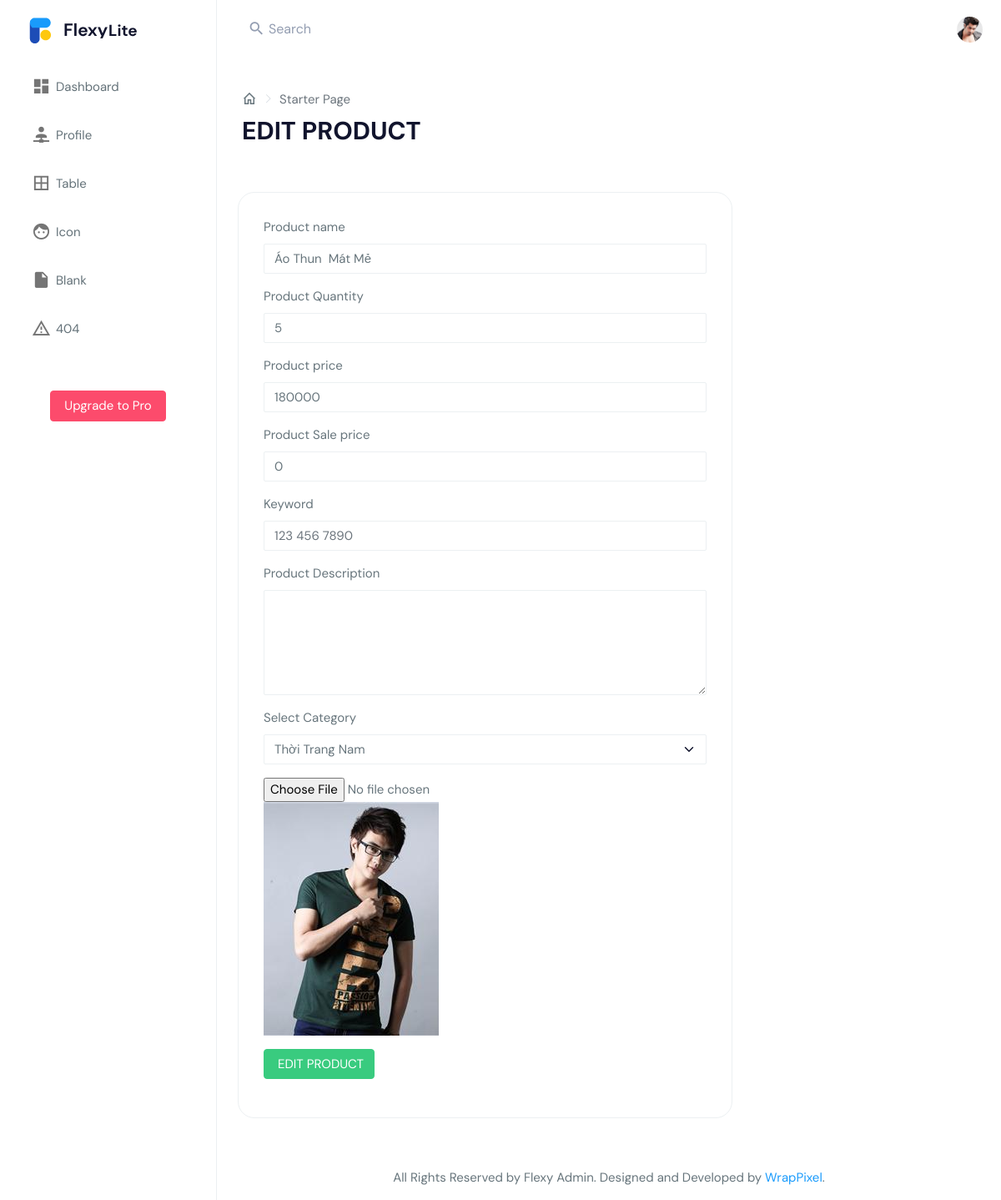
Screenshot of /add-product.php?id=1 with the database file from the repository.
### tables this page shows
CREATE TABLE `products` (
  `id` int(11) NOT NULL,
  `name` varchar(255) NOT NULL,
  `category_id` int(11) NOT NULL,
  `image` varchar(255) NOT NULL,
  `description` text NOT NULL,
  `price` float NOT NULL,
  `saleprice` float NOT NULL,
  `created` date NOT NULL,
  `quantity` int(11) NOT NULL,
  `keyword` varchar(45) DEFAULT NULL,
  `status` int(11) DEFAULT NULL
);

### html/Create_object.php (called while the page is built)
<?php
include "../php/Class_database.php";
$Process = new Process_product();

### html/add-product.php (the view, shortened to what this page needs)
<!DOCTYPE html>
<html dir="ltr" lang="en">
<?php
require_once "./Create_object.php";
if (isset($_GET["id"])) $id = $_GET["id"];
else $id = -1;
?>
<head>
    <link href="../dist/css/style.min.css" rel="stylesheet">
</head>
<body>
    <div id="main-wrapper" data-layout="vertical" data-navbarbg="skin5" data-sidebartype="full"
        data-sidebar-position="absolute" data-header-position="absolute" data-boxed-layout="full">
        <header class="topbar" data-navbarbg="skin6">
            <nav class="navbar top-navbar navbar-expand-md navbar-light">
                <div class="navbar-header" data-logobg="skin6">
                    <a class="navbar-brand" href="index.php">
                        <b class="logo-icon">
                            <img src="../assets/images/logo-icon.png" alt="homepage" class="dark-logo" />
                        </b>
                        <span class="logo-text">
                            <img src="../assets/images/logo-text.png" alt="homepage" class="dark-logo" />
                        </span>
                    </a>
                </div>
                <div class="navbar-collapse collapse" id="navbarSupportedContent" data-navbarbg="skin5">
                    <ul class="navbar-nav float-start me-auto">
                        <li class="nav-item search-box"> <a class="nav-link waves-effect waves-dark"
                                href="javascript:void(0)"><i class="mdi mdi-magnify me-1"></i> <span
                                    class="font-16">Search</span></a>
                        </li>
                    </ul>
                    <ul class="navbar-nav float-end">
                        <li class="nav-item dropdown">
                            <a class="nav-link dropdown-toggle text-muted waves-effect waves-dark pro-pic" href="#"
                                id="navbarDropdown" role="button" data-bs-toggle="dropdown" aria-expanded="false">
                                <img src="../assets/images/users/profile.png" alt="user" class="rounded-circle"
                                    width="31">
                            </a>
                        </li>
                    </ul>
                </div>
            </nav>
        </header>
        <aside class="left-sidebar" data-sidebarbg="skin6">
            <div class="scroll-sidebar">
                <nav class="sidebar-nav">
                    <ul id="sidebarnav">
                        <li class="sidebar-item"> <a class="sidebar-link waves-effect waves-dark sidebar-link"
                                href="index.php" aria-expanded="false"><i class="mdi mdi-view-dashboard"></i><span
                                    class="hide-menu">Dashboard</span></a></li>
                        <li class="sidebar-item"> <a class="sidebar-link waves-effect waves-dark sidebar-link"
                                href="pages-profile.html" aria-expanded="false"><i
                                    class="mdi mdi-account-network"></i><span class="hide-menu">Profile</span></a></li>
                        <li class="sidebar-item"> <a class="sidebar-link waves-effect waves-dark sidebar-link"
                                href="table-basic.html" aria-expanded="false"><i class="mdi mdi-border-all"></i><span
                                    class="hide-menu">Table</span></a></li>
                        <li class="sidebar-item"> <a class="sidebar-link waves-effect waves-dark sidebar-link"
                                href="icon-material.html" aria-expanded="false"><i class="mdi mdi-face"></i><span
                                    class="hide-menu">Icon</span></a></li>
                        <li class="sidebar-item"> <a class="sidebar-link waves-effect waves-dark sidebar-link"
                                href="starter-kit.html" aria-expanded="false"><i class="mdi mdi-file"></i><span
                                    class="hide-menu">Blank</span></a></li>
                        <li class="sidebar-item"> <a class="sidebar-link waves-effect waves-dark sidebar-link"
                                href="error-404.html" aria-expanded="false"><i class="mdi mdi-alert-outline"></i><span
                                    class="hide-menu">404</span></a></li>
                        <li class="text-center p-40 upgrade-btn">
                            <a href="https://www.wrappixel.com/templates/flexy-bootstrap-admin-template/"
                                class="btn d-block w-100 btn-danger text-white" target="_blank">Upgrade to Pro</a>
                        </li>
                    </ul>
                </nav>
            </div>
        </aside>
        <div class="page-wrapper">
            <div class="page-breadcrumb">
                <div class="row align-items-center">
                    <div class="col-6">
                        <nav aria-label="breadcrumb">
                            <ol class="breadcrumb mb-0 d-flex align-items-center">
                                <li class="breadcrumb-item"><a href="index.php" class="link"><i
                                            class="mdi mdi-home-outline fs-4"></i></a></li>
                                <li class="breadcrumb-item active" aria-current="page">Starter Page</li>
                            </ol>
                        </nav>
                        <?php
                        if ($id <> -1) {
                            $func = "EDIT PRODUCT";
                            $sql = 'SELECT * FROM products WHERE id=' . $_GET['id'];
                            $Process->setQuery($sql);
                            $arr =  $Process->loadAllRow();
                        } else {
                            $func = "ADD PRODUCT";
                        }
                        echo ' <h1 class="mb-0 fw-bold">' . $func . '</h1>'
                        ?>
                    </div>
                </div>
            </div>
            <div class="container-fluid">
                <div class="row">
                    <div class="col-12">
                        <div class="row">
                            <?php
                            if (isset($arr[0]['name'])) {
                                $id = $arr[0]['id'];
                                $link_back = "./add-product-back.php?id=$id";
                            } else {
                                $link_back = "./add-product-back.php?id=-1";
                            }
                            ?>
                            <form action="<?php echo $link_back ?>" enctype="multipart/form-data" method="post">
                                <div class="col-lg-8 col-xlg-9 col-md-7">
                                    <div class="card">
                                        <div class="card-body">
                                            <form class="form-horizontal form-material mx-2">
                                                <div class="form-group">
                                                    <label class="col-md-12">Product name</label>
                                                    <div class="col-md-12">
                                                        <input type="text" name="txtName"
                                                            value="<?php if (isset($arr[0]['name'])) echo $arr[0]['name']  ?>"
                                                            placeholder="Quần đùi hoa"
                                                            class="form-control form-control-line">
                                                    </div>
                                                </div>
                                                <div class="form-group">
                                                    <label class="col-md-12">Product Quantity</label>
                                                    <div class="col-md-12">
                                                        <input type="text" name="txtNumber"
                                                            value="<?php if (isset($arr[0]['name'])) echo $arr[0]['quantity']  ?>"
                                                            placeholder="250" class="form-control form-control-line">
                                                    </div>
                                                </div>
                                                <div class="form-group">
                                                    <label class="col-md-12">Product price</label>
                                                    <div class="col-md-12">
                                                        <input type="text" name="txtPrice"
                                                            value="<?php if (isset($arr[0]['name'])) echo $arr[0]['price']  ?>"
                                                            placeholder="250" class="form-control form-control-line">
                                                    </div>
                                                </div>
                                                <div class="form-group">
                                                    <label class="col-md-12">Product Sale price</label>
                                                    <div class="col-md-12">
                                                        <input type="text" name="txtSalePrice"
                                                            value="<?php if (isset($arr[0]['name'])) echo $arr[0]['saleprice']  ?>"
                                                            placeholder="123 456 7890"
                                                            class="form-control form-control-line">
                                                    </div>
                                                </div>
                                                <div class="form-group">
                                                    <label class="col-md-12">Keyword</label>
                                                    <div class="col-md-12">
                                                        <input type="text"
                                                            value="<?php if (isset($arr[0]['name'])) echo $arr[0]['keyword']  ?>"
                                                            name="txtKeyword" placeholder="123 456 7890"
                                                            class="form-control form-control-line">
                                                    </div>
                                                </div>
                                                <div class="form-group">
                                                    <label class="col-md-12">Product Description</label>
                                                    <div class="col-md-12">
                                                        <textarea rows="5"
                                                            value="<?php if (isset($arr[0]['name'])) echo $arr[0]['description']  ?>"
                                                            name="txtDescript"
                                                            class="form-control form-control-line"></textarea>
                                                    </div>
                                                </div>
                                                <div class="form-group">
                                                    <label class="col-sm-12">Select Category</label>
                                                    <div class="col-sm-12">
                                                        <select name="category"
                                                            class="form-select shadow-none form-control-line">
                                                            <?php
                                                            if (isset($arr[0]['name'])) {
                                                                $Process->Print_category1($arr[0]['category_id']);
                                                            } else {
                                                                $Process->Print_category();
                                                            }
                                                            ?>
                                                        </select>
                                                    </div>
                                                </div>
                                                <div class="form-group">
                                                    <div class="col-sm-8">
                                                        <input id="filebutton" name="img" class="input-file"
                                                            type="file">
                                                    </div>
                                                    <div class="col-sm-4">
                                                        <?php
                                                        if (isset($arr[0]['name'])) $link = "../" . $arr[0]['image'];
                                                        else {
                                                            $link = "";
                                                        }
                                                        ?>
                                                        <img src="<?php if (isset($arr[0]['name'])) echo $link ?>"
                                                            alt="<?php if (isset($arr[0]['name'])) echo $arr[0]['name'] ?>">
                                                    </div>
                                                </div>
                                                <div class="form-group">
                                                    <div class="col-sm-12">
                                                        <input type="submit" name="button" value=" <?php echo $func ?>"
                                                            class="btn btn-success text-white"></input>
                                                    </div>
                                                </div>
                                            </form>
                                        </div>
                                    </div>
                                </div>
                            </form>
                        </div>
                    </div>
                </div>
            </div>
            <footer class="footer text-center">
                All Rights Reserved by Flexy Admin. Designed and Developed by <a
                    href="https://www.wrappixel.com">WrapPixel</a>.
            </footer>
        </div>
    </div>
</body>
</html>

### rows the page displays
products: txtName "Áo Thun Mát Mẻ", txtNumber "5", txtPrice "180000", txtSalePrice "0", image (picture)

### other values shown
$func "EDIT PRODUCT"
form field category "Thời Trang Nam"
